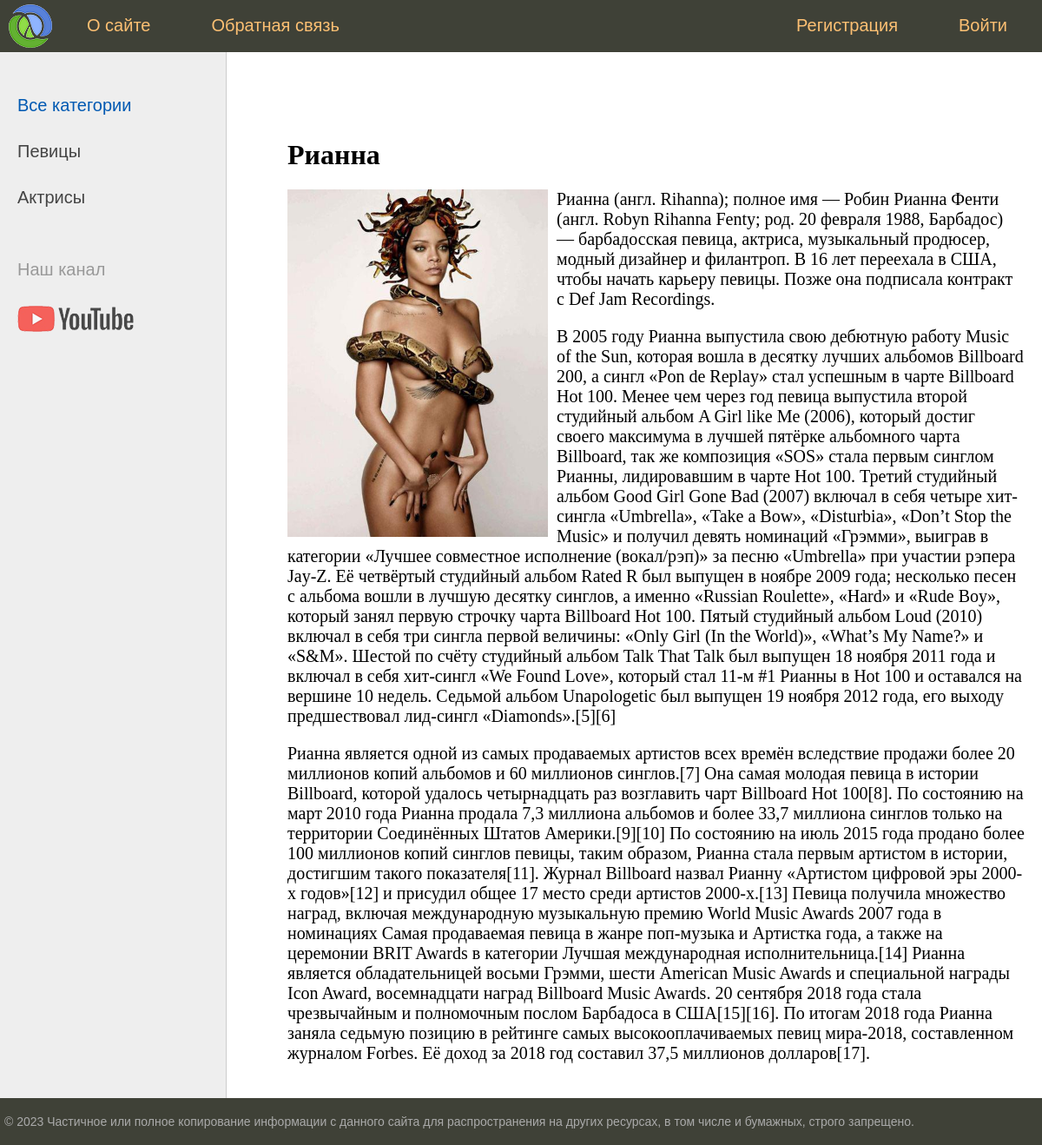
Screenshot of /post/rianna with the database file from the repository.
### women/models.py (models this page shows, shortened)
class Category(models.Model):
    name = models.CharField(max_length=100, db_index=True)
    slug = models.SlugField(max_length=255, unique=True, db_index=True, verbose_name='URL')
    def get_absolute_url(self):
        return reverse('category', kwargs={'cat_slug': self.slug})
    class Meta:
        verbose_name = 'Категория'
        verbose_name_plural = 'Категории'
        ordering = ['name',]

class Women(models.Model):
    title = models.CharField(max_length=255, verbose_name='Заголовок')
    slug = models.SlugField(max_length=255, unique= True, db_index= True ,verbose_name='URL')
    content = models.TextField(blank=True, verbose_name='Содержание')
    photo = models.ImageField(upload_to='photos/%Y/%m/%d', verbose_name='Фото')
    time_create = models.DateTimeField(auto_now_add=True, verbose_name='Время создания')
    time_update = models.DateTimeField(auto_now=True, verbose_name='Время обновления')
    is_published = models.BooleanField(default=True, verbose_name='Опубликовано')
    cat = models.ForeignKey('Category', on_delete=models.PROTECT,  verbose_name='Категория')
    def __str__(self):
        return self.title
    class Meta:
        verbose_name = 'Известные женщины'
        verbose_name_plural = 'Известные женщины'
        ordering = ['-time_create', 'title']

### women/views.py (the view)
# urls.py: path('post/<slug:post_slug>', ShowPost.as_view(), name='post'),
class ShowPost(DataMixin, DetailView):
    model = Women
    template_name = 'women/post.html'
    slug_url_kwarg = 'post_slug'
    context_object_name = 'post'
    def get_context_data(self, *, object_list=None, **kwargs):
        context = super().get_context_data(**kwargs)
        c_def = self.get_user_context(title=context['post'])
        context = dict(list(context.items()) + list(c_def.items()))
        return context

### women/templatetags/women_tags.py (called while the page is built)
@register.inclusion_tag('women/list_categories.html')
def show_categories(sort=None, cat_selected=0):
    if not sort:
        cats = Category.objects.all()
    else:
        cats = Category.objects.order_by(sort)
    return {'cats': cats, 'cat_selected': cat_selected}

@register.inclusion_tag('women/menu.html', takes_context=True)
def show_menu(context):
    request = context['request']
    if not request.user.is_authenticated:
        menu = [{'title': 'О сайте', 'url_name': 'about'},
                {'title': 'Обратная связь', 'url_name': 'contact'},
                {'title': 'Войти', 'url_name': 'login'},
                {'title': 'Регистрация', 'url_name': 'register'}]
    else:
        menu = [{'title': 'О сайте', 'url_name': 'about'},
                {'title': 'Добавить статью', 'url_name': 'add_page'},
                {'title': 'Обратная связь', 'url_name': 'contact'},
                {'title': 'Выйти', 'url_name': 'logout'},
                {'title': request.user.username, 'url_name': 'home'}]
    return {'menu': menu}

### women/utils.py (called while the page is built)
    def get_user_context(self, **kwargs):
        context = kwargs
        cats = cache.get('cats')
        if not cats:
            cats = Category.objects.all()
            cache.set('cats', cats, 60)
        context['cats'] = cats
        if 'cat_selected' not in context:
            context['cat_selected'] = 0
        return context

### women/templates/women/post.html
{% extends 'women/base.html' %}
{% block content %}
<h1>{{post.title}}</h1>
{% if post.photo %}
<p><img class="img-article-left" src="{{post.photo.url}}"></p>
{% endif %}
{{post.content|linebreaks}}
{% endblock content%}

### women/templates/women/list_categories.html
{% for c in cats %}
{% if c.pk == cat_selected %}
<li class="selected">{{c.name}}</li>
{% else %}
<li><a href="{{ c.get_absolute_url }}">{{c.name}} </a></li>
{% endif %}
{% endfor %}

### women/static/women/css/styles.css (style rules this page uses)
html, body { font-family: 'Arial'; margin: 0; padding: 0; height: 100%; width: 100%; color: #444; }
a { color: #0059b2; text-decoration: none; }
img { max-width: 600px; height: auto; }
img.img-article-left { max-width: 300px; height: auto; float: left; padding: 0 10px 10px 0; }
.left-chapters ul li { margin: 30px 0 0 0; color: #999; }
.left-chapters ul li a { color: #444; text-decoration: none; }
.content-text h1 { font-size: 32px; }

### rows the page displays
Category: name "Певицы"
Category: name "Актрисы"
Women: title "Рианна", photo (picture), content "Рианна (англ. Rihanna); полное имя — Робин Рианна Фенти (англ. Robyn Rihanna Fenty; род. 20 февраля 1988, Барбадос) — барбадосская певица, актриса, музыкальный продюсер, модный дизайнер и филантроп. В 16 лет переехала в США, чтобы начать карьеру певицы. Позже она подписала контракт с Def Jam Recordings. В 2005 году Рианна выпустила свою дебютную работу Music of the Sun, которая вошла в десятку лучших альбомов Billboard 200, а сингл «Pon de Replay» стал успешным в чарте Billboard Hot 100. Менее чем через год певица выпустила второй студийный альбом A Girl like Me (2006), который достиг своего максимума в лучшей пятёрке альбомного чарта Billboard, так же композиция «SOS» стала первым синглом…"

### other values shown
{{ m.title }} "О сайте" "Обратная связь"
{{ m.title }} "Войти" "Регистрация"
